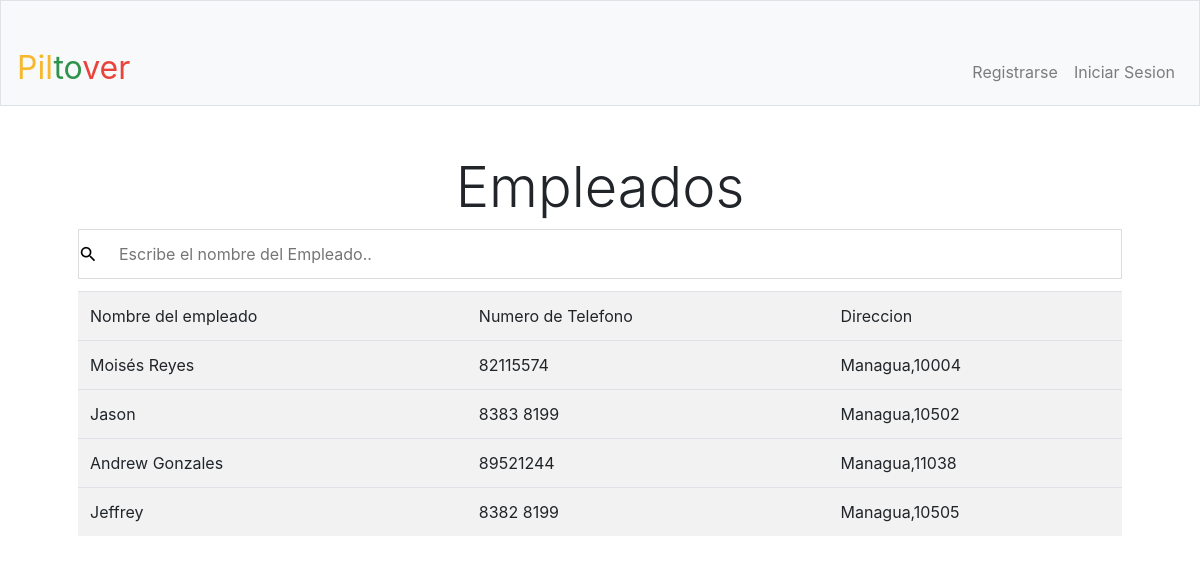
Screenshot of /clientes with the database file from the repository.
### tables this page shows
CREATE TABLE 'clientes' ('id' integer PRIMARY KEY AUTOINCREMENT NOT NULL, 'nombre' text, 'numero' text, 'direccion' text);

### application.py (the view)
@app.route("/clientes")
def clientes():
    rows=db.execute("select * from clientes")
    return render_template("clientes.html",rows=rows)

### application.py (called while the page is built)
@app.after_request
def after_request(response):
    response.headers["Cache-Control"] = "no-cache, no-store, must-revalidate"
    response.headers["Expires"] = 0
    response.headers["Pragma"] = "no-cache"
    return response

### templates/clientes.html (shortened to what this page needs)
{% extends "layout.html" %}
{% block main %}
<h1 class="display display-4">Empleados</h1>
<input type="text" id="myInput" onkeyup="myFunction()" placeholder="Escribe el nombre del Empleado.." title="Type in a name"  style="background: url(&quot;static/css/p.png&quot;) left center no-repeat rgb(255, 255, 255);"/>
<table class="table table-striped" id="myTable">
        <tr>
            <td>Nombre del empleado</td>
            <td>Numero de Telefono</td>
            <td>Direccion</td>
        </tr>
        {%for rows in rows%}
        <tr>
            <td>{{rows.nombre}}</td>
            <td>{{rows.numero}}</td>
            <td>{{rows.direccion}}</td>
        </tr>
        {%endfor%}
    </table>
{% endblock %}

### templates/layout.html (shortened to what this page needs)
<!DOCTYPE html>
<html lang="en">
    <head>
         <link href="/static/styles.css" rel="stylesheet"/>
        <link href="https://maxcdn.bootstrapcdn.com/bootstrap/4.0.0-beta.2/css/bootstrap.min.css" rel="stylesheet"/>
    </head>
    <body>
        <nav class="navbar navbar-expand-md navbar-light bg-light border">
            <a class="navbar-brand" href="/"><span class="yellow">Pil</span><span class="green">to</span><span class="red">ver</span></a>
            <div class="collapse navbar-collapse" id="navbar">
                {% if session.user_id %}
                    <ul class="navbar-nav mr-auto mt-2">
                        <li class="nav-item"><a class="nav-link" href="/inventario">Inventario</a></li>
                        <li class="nav-item"><a class="nav-link" href="/clientes">Empleados</a></li>
                        <li class="nav-item"><a class="nav-link" href="/proveedores">Proveedores</a></li>
                        <li class="nav-item"><a class="nav-link" href="/rinv">Registro de Inventario</a></li>
                        <li class="nav-item"><a class="nav-link" href="/rclientes">Registro de Empleados</a></li>
                        <li class="nav-item"><a class="nav-link" href="/rprov">Registro de proveedores</a></li>
                        <li class="nav-item"><a class="nav-link" href="/uprov">Borrar proveedores</a></li>
                        <li class="nav-item"><a class="nav-link" href="/uinventario">Borrar inventario</a></li>
                        <li class="nav-item"><a class="nav-link" href="/uclientes">Borrar empleados</a></li>
                    </ul>
                    <ul class="navbar-nav ml-auto mt-2">
                        <li class="nav-item"><a class="nav-link" href="/logout">Cerrar Sesion</a></li>
                    </ul>
                {% else %}
                    <ul class="navbar-nav ml-auto mt-2">
                        <li class="nav-item"><a class="nav-link" href="/register">Registrarse</a></li>
                        <li class="nav-item"><a class="nav-link" href="/login">Iniciar Sesion</a></li>
                    </ul>
                {% endif %}
            </div>
        </nav>
        <main class="container p-5">
            {% block main %}{% endblock %}
        </main>
    </body>
</html>

### static/styles.css (style rules this page uses)
nav .navbar-brand { font-size: xx-large; }
nav .navbar-brand .red { color: #ea433b; }
nav .navbar-brand .yellow { color: #f5b82e; }
nav .navbar-brand .green { color: #2e944b; }
main { overflow-x: auto; text-align: center; }
body { margin:0; }
a { margin-top:30px; color:black; text-decoration:none; }

### templates/layout.html (style rules this page uses)
#myInput { background: url(&quot;images/googbg.png&quot;) left center no-repeat rgb(255, 255, 255); background-image: url('static/css/p.png'); background-position: 10px 10px; background-repeat: no-repeat; width: 100%; font-size: 16px; padding: 12px 20px 12px 40px; border: 1px solid #ddd; margin-bottom: 12px; }
table { border-collapse: collapse; width: 100%; }
th, td { text-align: left; padding: 8px; }
tr:nth-child(even) { background-color: #f2f2f2; }

### rows the page displays
clientes: nombre "Moisés Reyes", numero "82115574", direccion "Managua,10004"
clientes: nombre "Jason", numero "8383 8199", direccion "Managua,10502"
clientes: nombre "Andrew Gonzales", numero "89521244", direccion "Managua,11038"
clientes: nombre "Jeffrey", numero "8382 8199", direccion "Managua,10505"
